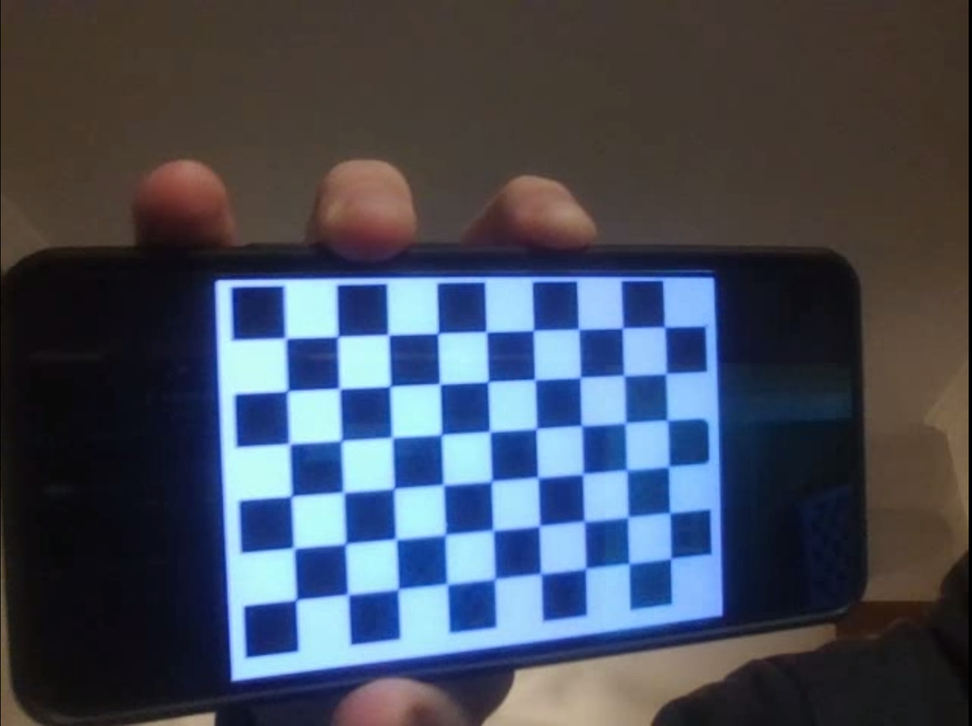
#> input picture OpenCV/Geometría  para la Formación de Imágenes/imagenes_calibracion/calibracion0.png, 972 x 726 px, shrunk from 1446 x 1080 before the run; its folder holds only this picture in this run
$ python estimacion_pose.py
#> lines starting #> are read from the running program, lines starting #| are printed output that depends on the picture; after the words box and inside, x2 and y2 are one past the last pixel; in counts of white or black regions, pixels touching at a corner belong together
import cv2 as cv
import matplotlib.pyplot as plt
import numpy as np

import os
import glob
from enum import Enum

class DrawOption(Enum):
    Axes = 1
    Cube = 2


def dibujar_ejes(im, corners, im_pts):
    def tupleOfInts(arr):
        return tuple(int(x) for x in arr)

    corner = tupleOfInts(corners[0].ravel())

    im = cv.line(im,corner,tupleOfInts(im_pts[0].ravel()),(255,0,0),5)
    im = cv.line(im,corner,tupleOfInts(im_pts[1].ravel()),(0,255,0),5)
    im = cv.line(im,corner,tupleOfInts(im_pts[2].ravel()),(0,0,255),5)

    return im

def dibujar_cubo(im, im_pts):
    im_pts = np.int32(im_pts).reshape(-1,2)

    im = cv.drawContours(im,[im_pts[:4]],-1,(0,255,0),-3)

    for i in range(4):
        j = i + 4

        im = cv.line(im,tuple(im_pts[i]),tuple(im_pts[j]),(255),3)
        im = cv.drawContours(im,[im_pts[:4]],-1,(0,0,255),3)


    return im

def estimar_pose(option: DrawOption):

    # Obtener Calibracion
    root = os.getcwd()
    path_parametros = os.path.join(root,"calibracion.npz")
    data = np.load(path_parametros)
#> (reads OpenCV/Geometría  para la Formación de Imágenes/calibracion.npz from the repository)
    camMatrix = data["camMatrix"]
    distCoeff = data["distCoeff"]

    path_directorio = os.path.join(root, './imagenes_calibracion')
    path_imagenes= glob.glob(os.path.join(path_directorio, "*.png"))

    # Inicializar
    nRows = 9
    nCols = 6

    termCriteria = (cv.TermCriteria_EPS + cv.TermCriteria_MAX_ITER, 30, 0.001)

    worldPts_Actual = np.zeros((nRows*nCols,3), np.float32)
    worldPts_Actual[:,:2] = np.mgrid[0:nRows,0:nCols].T.reshape(-1,2)

    ejes = np.float32([[3,0,0],[0,3,0],[0,0,-3]])
    esquinas_cubo = np.float32([[0,0,0],[0,3,0],[3,3,0],[3,0,0],[0,0,-3],[0,3,-3],[3,3,-3],[3,0,-3]])

    for path_imagen in path_imagenes:
        im = cv.imread(path_imagen)
#> im is the input picture: shape (726, 972, 3); mean B, G, R 89.5, 74.9, 68
        im_gray = cv.cvtColor(im, cv.COLOR_BGR2GRAY)
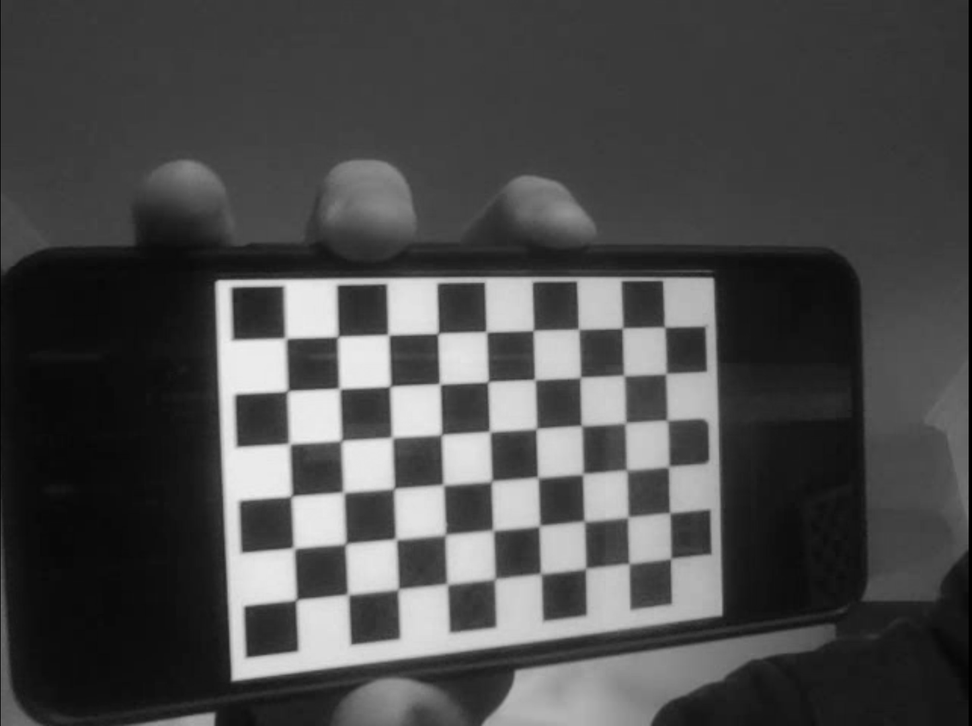
#> im_gray: shape (726, 972); min 0, max 239, mean 74.5

        cornersFound, cornersOrg = cv.findChessboardCorners(im_gray, (nRows, nCols), None)
#> cornersFound = True; cornersOrg = 54 rows, first 8: [285.5, 338.5], [339.8, 336.1], [388.1, 334.8], [437.8, 333.7], [485.5, 333], [532.5, 330.9], [577.7, 328.4], [621.4, 328.4]

        if cornersFound == True:

            cornersRefined = cv.cornerSubPix(im_gray, cornersOrg, (11,11), (-1,-1), termCriteria)
#> cornersRefined = 54 rows, first 8: [285.4, 338.3], [337.7, 336.5], [388.4, 334.7], [437.9, 333.4], [486.3, 331.8], [533.4, 330.4], [578.6, 329.2], [622.5, 328]

            _, rvecs, tvecs = cv.solvePnP(worldPts_Actual, cornersRefined, camMatrix, distCoeff)
#> rvecs = [0.186, -0.509, -0.0544]; tvecs = [-8.69, -4.23, 25.07]

            if option == DrawOption.Axes:
                im_pts, _ = cv.projectPoints(ejes,rvecs,tvecs,camMatrix,distCoeff)
                im = dibujar_ejes(im, cornersRefined, im_pts)

            if option == DrawOption.Cube:
                im_pts, _ = cv.projectPoints(esquinas_cubo,rvecs,tvecs,camMatrix,distCoeff)
#> im_pts = [[281.6, 336.8], [291.7, 496.6], [443.8, 484.8], [437.7, 332.8], [315.4, 339.9], [325.9, 517.7], [492.3, 503.5], [486.7, 335.3]]
                im = dibujar_cubo(im, im_pts)
#> in dibujar_cubo, `im_pts = np.int32(im_pts).reshape(-1,2)`: im_pts = [[281, 336], [291, 496], [443, 484], [437, 332], [315, 339], [325, 517], [492, 503], [486, 335]]
#> in dibujar_cubo, `im = cv.drawContours(im,[im_pts[:4]],-1,(0,255,0),-3)`:
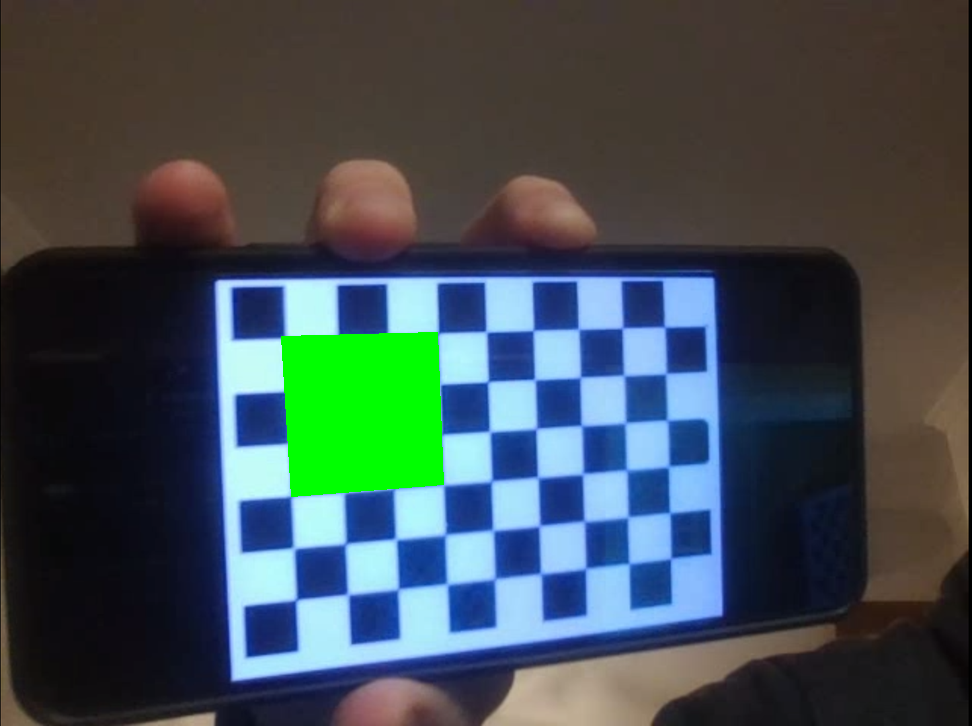
#> im: shape (726, 972, 3); 3.46% of pixels changed, all inside (x1, y1, x2, y2) = (281, 332, 444, 497)
#> the loop in dibujar_cubo, `for i in range(4):` made 4 passes
#> pass 1, in dibujar_cubo, `im = cv.drawContours(im,[im_pts[:4]],-1,(0,0,255),3)`:
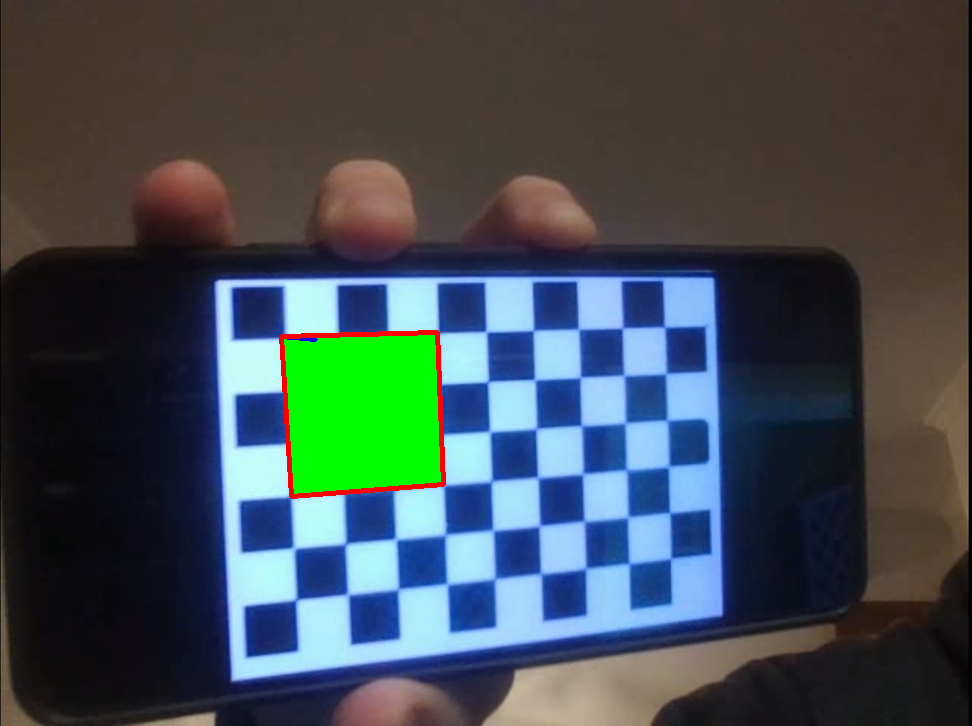
#> im: shape (726, 972, 3); mean B, G, R 82.3, 77.5, 65.4
#> after the loop in dibujar_cubo, `for i in range(4):`:
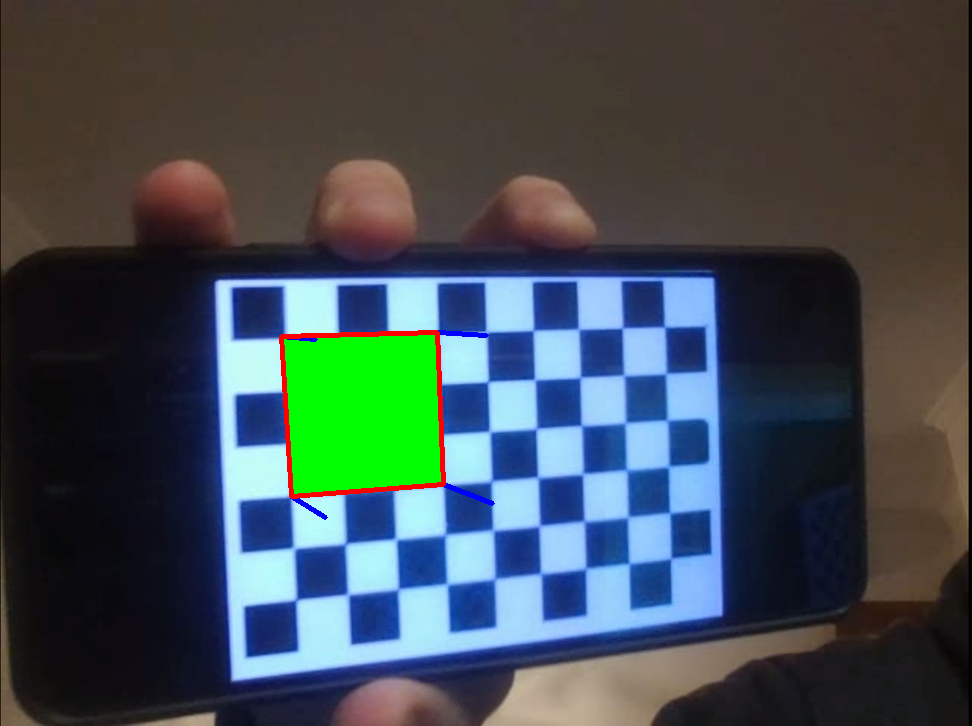
#> im: shape (726, 972, 3); mean B, G, R 82.3, 77.4, 65.3

            cv.imshow("ChessBoard", im)
            cv.waitKey(1000)

    cv.destroyAllWindows()


if __name__ == '__main__':

    estimar_pose(DrawOption.Cube)
